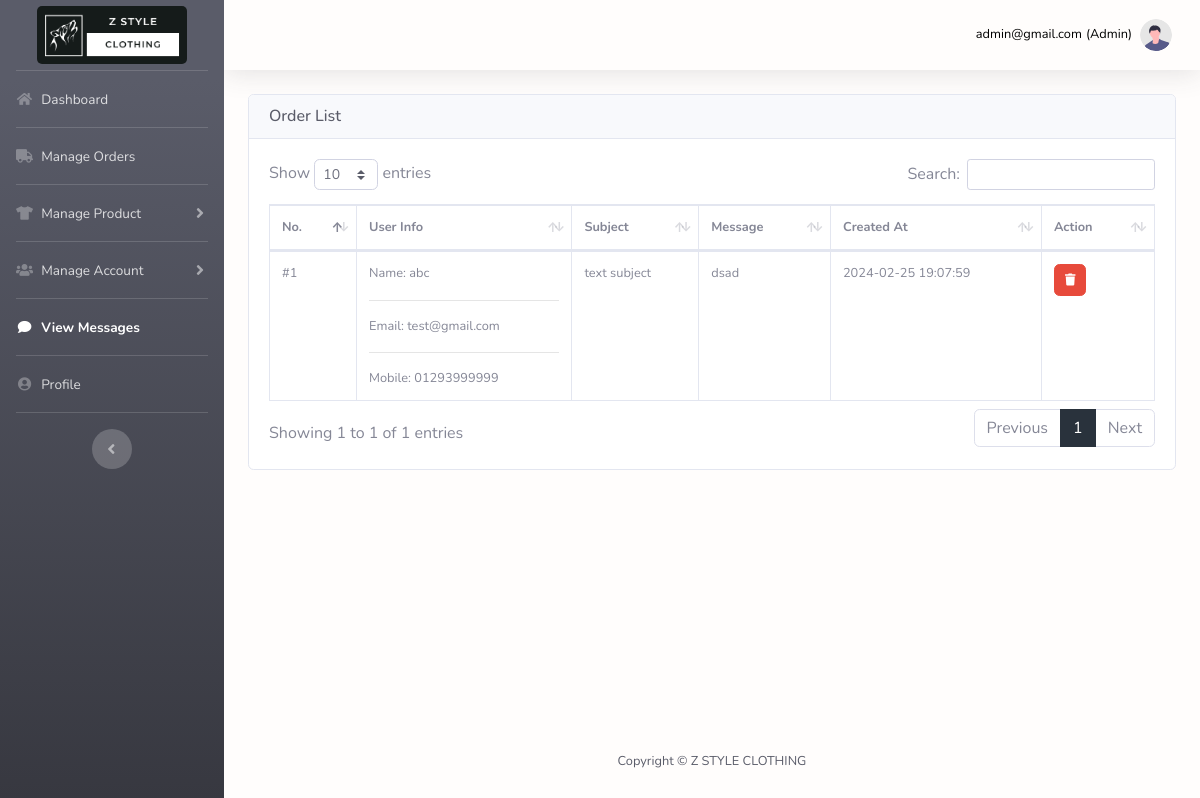
The page /admin/contact.php (signed in) on the database its author committed.
### tables this page shows
CREATE TABLE `contact` (
  `contact_id` int(11) NOT NULL,
  `name` varchar(255) NOT NULL,
  `email` varchar(255) NOT NULL,
  `mobile` varchar(255) NOT NULL,
  `subject` varchar(255) NOT NULL,
  `message` text NOT NULL,
  `created_at` datetime NOT NULL
);

### admin/contact.php (the view, shortened to what this page needs)
<?php
    include 'dbcon.php';
 ?>
<!DOCTYPE html>
<html lang="en">
<head>
    <link href="vendor/fontawesome-free/css/all.min.css" rel="stylesheet" type="text/css">
    <link href="vendor/lightbox/dist/css/lightbox.min.css" rel="stylesheet" type="text/css">
    <link href="css/style.css" rel="stylesheet">
    <link href="vendor/datatables/dataTables.bootstrap4.min.css" rel="stylesheet">
</head>
<body id="page-top">
    <div id="wrapper">
        <?php include 'component/sidebar.php'; ?>
        <div id="content-wrapper" class="d-flex flex-column">
            <div id="content">
                <?php include 'component/navbar.php'; ?>
                <div class="container-fluid" id="form-table">
                    <div class="card">
                        <div class="card-header">
                            <div class="d-flex align-items-center justify-content-between">
                                <h1 class="h3 mb-0 text-gray-800 display-7">Order List</h1>
                            </div>
                        </div>
                        <div class="card-body" style="overflow: auto;">
                                <table class="table table-bordered" id="tableData" width="100%" cellspacing="0">
                                    <thead>
                                        <tr>
                                            <th>No.</th>
                                            <th>User Info</th>
                                            <th>Subject</th>
                                            <th>Message</th>
                                            <th>Created At</th>
                                            <th>Action</th>
                                        </tr>
                                    </thead>
                                    <tbody>
                                        <?php
                                            $sql = "SELECT * FROM contact";
                                            $result = mysqli_query($conn, $sql);
                                            if(mysqli_num_rows($result) > 0){
                                                $count = 1;
                                                while($rows = mysqli_fetch_assoc($result)){
                                            ?>
                                                <tr>
                                                    <td>#<?php echo $count; ?></td>
                                                    <td>
                                                        Name: <?php echo $rows['name']; ?>
                                                        <hr>
                                                        Email: <?php echo $rows['email']; ?>
                                                        <hr>
                                                        Mobile: <?php echo $rows['mobile']; ?>
                                                    </td>
                                                    <td><?php echo $rows['subject']; ?></td>
                                                    <td><?php echo html_entity_decode($rows['message']); ?></</td>
                                                    <td><?php echo $rows['created_at']; ?></td>
                                                    <td>
                                                        <div class="d-flex align-items-center">
                                                            <form method="POST" action="contact.php" onsubmit="javascript:return confirm('Confirm to delete?')">
                                                             <button type="submit" name="delete" class="btn btn-danger btnIcon py-2-5" data-bs-toggle="tooltip" data-bs-placement="top" title="Delete"><i class="fas fa-trash"></i></button>
                                                            </form>
                                                        </div>
                                                    </td>
                                                    <?php $count++; ?>
                                                </tr>
                                                <?php } ?>
                                        <?php }else{ ?>
                                        <?php } ?>
                                    </tbody>
                                </table>
                        </div>
                    </div>
                </div>
            </div>
            <?php include 'component/footer.php' ?>
        </div>
    </div>
</body>
</html>

### rows shown on the page
contact: name "abc", email "test@gmail.com", mobile "01293999999", subject "text subject", message "dsad", created_at "2024-02-25 19:07:59"

### other values the page prints
$uemail "admin@gmail.com"
$role "Admin"
